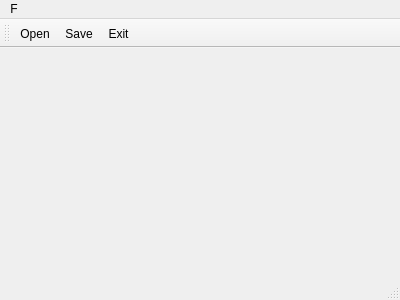
<?xml version="1.0" encoding="UTF-8"?>
<ui version="4.0">
 <class>MainWindow</class>
 <widget class="QMainWindow" name="MainWindow">
  <property name="geometry">
   <rect>
    <x>0</x>
    <y>0</y>
    <width>400</width>
    <height>300</height>
   </rect>
  </property>
  <property name="windowTitle">
   <string>MainWindow</string>
  </property>
  <property name="windowIcon">
   <iconset resource="ch2.qrc">
    <normaloff>:/logo.png</normaloff>:/logo.png</iconset>
  </property>
  <widget class="QWidget" name="centralWidget"/>
  <widget class="QToolBar" name="mainToolBar">
   <property name="toolButtonStyle">
    <enum>Qt::ToolButtonTextUnderIcon</enum>
   </property>
   <attribute name="toolBarArea">
    <enum>TopToolBarArea</enum>
   </attribute>
   <attribute name="toolBarBreak">
    <bool>false</bool>
   </attribute>
   <addaction name="action_Open"/>
   <addaction name="action_Save"/>
   <addaction name="action_Exit"/>
  </widget>
  <widget class="QStatusBar" name="statusBar"/>
  <widget class="QMenuBar" name="menuBar">
   <property name="geometry">
    <rect>
     <x>0</x>
     <y>0</y>
     <width>400</width>
     <height>25</height>
    </rect>
   </property>
   <widget class="QMenu" name="menuF">
    <property name="title">
     <string>F</string>
    </property>
    <addaction name="action_Open"/>
    <addaction name="action_Save"/>
    <addaction name="separator"/>
    <addaction name="action_Exit"/>
   </widget>
   <addaction name="menuF"/>
  </widget>
  <action name="action_Open">
   <property name="icon">
    <iconset resource="ch2.qrc">
     <normaloff>:/open.png</normaloff>:/open.png</iconset>
   </property>
   <property name="text">
    <string>&amp;Open</string>
   </property>
   <property name="iconText">
    <string>Open</string>
   </property>
   <property name="toolTip">
    <string>OO</string>
   </property>
   <property name="shortcut">
    <string>Alt+O</string>
   </property>
   <property name="iconVisibleInMenu">
    <bool>true</bool>
   </property>
  </action>
  <action name="action_Save">
   <property name="icon">
    <iconset resource="ch2.qrc">
     <normaloff>:/save.png</normaloff>:/save.png</iconset>
   </property>
   <property name="text">
    <string>&amp;Save</string>
   </property>
   <property name="toolTip">
    <string>SS</string>
   </property>
   <property name="shortcut">
    <string>Alt+S</string>
   </property>
  </action>
  <action name="action_Exit">
   <property name="icon">
    <iconset resource="ch2.qrc">
     <normaloff>:/exit.png</normaloff>:/exit.png</iconset>
   </property>
   <property name="text">
    <string>&amp;Exit</string>
   </property>
   <property name="toolTip">
    <string>EE</string>
   </property>
   <property name="shortcut">
    <string>Alt+E</string>
   </property>
  </action>
 </widget>
 <layoutdefault spacing="6" margin="11"/>
 <resources>
  <include location="ch2.qrc"/>
 </resources>
 <connections/>
</ui>
